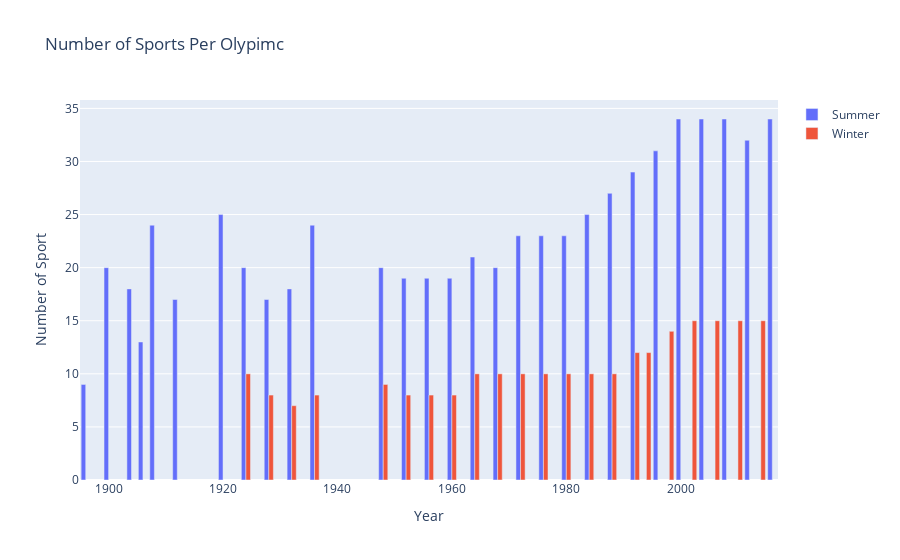

Notebook code cell kept with this figure:
### Code cell
fig  =  go.Figure()
fig.add_trace(go.Bar(x=data_sport_summer['Year'], y = data_sport_summer['Sports'], name='Summer '))
fig.add_trace(go.Bar(x=data_sport_winter['Year'], y = data_sport_winter['Sports'], name='Winter'))
fig.update_layout(dict(title='Number of Sports Per Olypimc', xaxis=dict(title='Year'), yaxis=dict(title='Number of Sport')))
fig.show()

### Figure 1 — Plotly figure (JSON) as saved in the notebook; plotly's stock layout.template omitted (floating-point values rounded to 4 significant figures)
{"data": [{"name": "Summer ", "type": "bar", "x": [1896, 1900, 1904, 1906, 1908, 1912, 1920, 1924, 1928, 1932, 1936, 1948, 1952, 1956, 1960, 1964, 1968, 1972, 1976, 1980, 1984, 1988, 1992, 1996, 2000, 2004, 2008, 2012, 2016], "y": [9, 20, 18, 13, 24, 17, 25, 20, 17, 18, 24, 20, 19, 19, 19, 21, 20, 23, 23, 23, 25, 27, 29, 31, 34, 34, 34, 32, 34]}, {"name": "Winter", "type": "bar", "x": [1924, 1928, 1932, 1936, 1948, 1952, 1956, 1960, 1964, 1968, 1972, 1976, 1980, 1984, 1988, 1992, 1994, 1998, 2002, 2006, 2010, 2014], "y": [10, 8, 7, 8, 9, 8, 8, 8, 10, 10, 10, 10, 10, 10, 10, 12, 12, 14, 15, 15, 15, 15]}], "layout": {"title": {"text": "Number of Sports Per Olypimc"}, "xaxis": {"title": {"text": "Year"}}, "yaxis": {"title": {"text": "Number of Sport"}}}}
